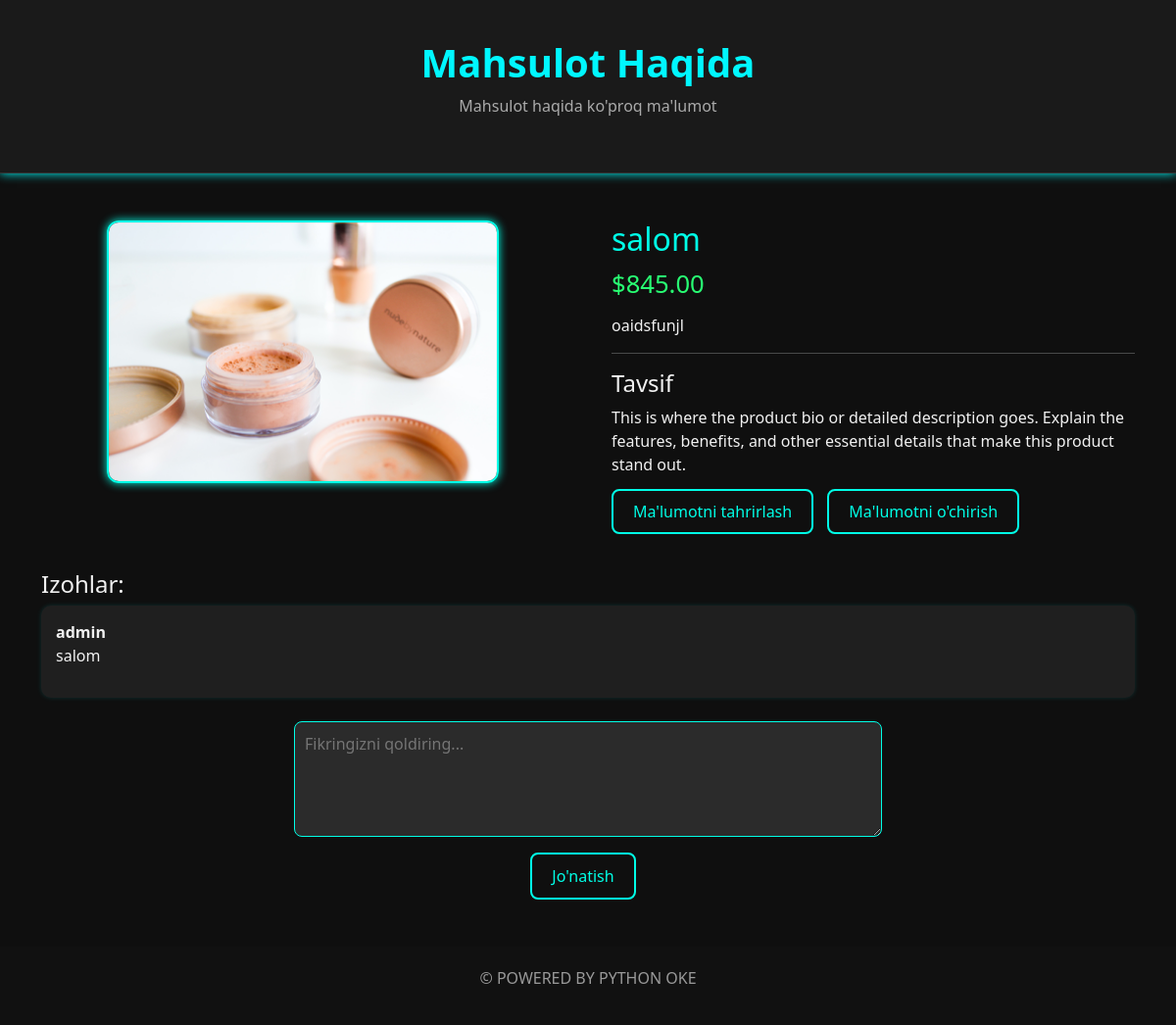
The page /detail/salom on the database its author committed.
### blog/models.py (models this page shows, shortened)
class Product(models.Model):
    name = models.CharField(max_length=20)
    bio = models.TextField()
    img = models.ImageField(upload_to='product/')
    price = models.DecimalField(max_digits=10, decimal_places=2)
    slug = models.SlugField(max_length=20, unique=True, blank=True, null=True)
    joylash = models.CharField(max_length=20, choices=(('caro', 'Carousel'),('pro', 'Product')))

### accaunts/models.py (models this page shows, shortened)
class Comment(models.Model):
    user = models.ForeignKey(User, on_delete=models.CASCADE)
    text = models.TextField()
    created_at = models.DateTimeField(auto_now=True)
    product_id = models.ForeignKey(Product, on_delete=models.CASCADE)

### blog/views.py (the view)
# urls.py: path('detail/<str:slug>',detail, name='detail' ),
def detail(request,slug):
    product = Product.objects.get(slug=slug)
    comments = Comment.objects.filter(product_id=product)
    if request.method == "POST":
        form = CommentForm(request.POST)
        if form.is_valid():
            form = form.save(commit=False)
            form.product_id = product
            form.user = request.user
            form.save()
            return redirect('detail', slug)
    else:
        form = CommentForm()
    context = {
        "x": product,
        'comment': comments,
        'form': form
    }
    return render(request, 'detail/detail.html', context=context)

### accaunts/forms.py
class CommentForm(forms.ModelForm):
    class Meta:
        model=Comment
        fields=['text']

### templates/detail/detail.html (shortened to what this page needs)
<!DOCTYPE html>
<html lang="en">
<head>
  <link href="https://cdn.jsdelivr.net/npm/bootstrap@5.3.0/dist/css/bootstrap.min.css" rel="stylesheet">
</head>
<body>
  <div class="product-header">
    <h1>Mahsulot Haqida</h1>
    <p>Mahsulot haqida ko'proq ma'lumot</p>
  </div>
  <div class="container my-5">
    <div class="row g-5">
      <div class="col-md-6 text-center">
        <img src="{{ x.img.url }}" alt="Product Image" class="product-image w-75">
      </div>
      <div class="col-md-6 product-content">
        <h2>{{ x.name }}</h2>
        <p class="price-tag">${{ x.price }}</p>
        <p>{{ x.bio }}</p>
        <hr class="border-light">
        <h4>Tavsif</h4>
        <p>This is where the product bio or detailed description goes. Explain the features, benefits, and other essential details that make this product stand out.</p>
        <div class="mt-4">
          <a href="{% url 'update' x.pk %}" class="btn-neon">Ma'lumotni tahrirlash</a>
          <a href="{% url 'delete' x.pk %}" class="btn-neon">Ma'lumotni o'chirish</a>
        </div>
      </div>
    </div>
    <div class="mt-5">
      <h4>Izohlar:</h4>
      {% for x in comment %}
        <div class="comment-box">
          <strong>{{ x.user.username }}</strong>
          <p>{{ x.text }}</p>
        </div>
      {% empty %}
        <p>Hali fikrlar yo'q.</p>
      {% endfor %}
    </div>
    <form action="" method="post" class="mt-4 d-flex flex-column align-items-center">
      <textarea name="text" rows="4" placeholder="Fikringizni qoldiring..."></textarea>
      <button class="btn-neon mt-3">Jo'natish</button>
    </form>
  </div>
  <footer class="text-center mt-5">
    <p>&copy; POWERED BY PYTHON OKE</p>
  </footer>
</body>
</html>

### templates/detail/detail.html (style rules this page uses)
body { background: #0f0f0f; color: #f1f1f1; font-family: 'Segoe UI', sans-serif; }
.product-header { background: #1a1a1a; padding: 40px 0; text-align: center; border-bottom: 1px solid #333; box-shadow: 0 0 10px #0ff; }
.product-header h1 { font-size: 2.5rem; color: #00f7ff; font-weight: bold; }
.product-header p { color: #aaa; }
.product-image { width: 100%; max-height: 400px; object-fit: cover; border-radius: 12px; border: 2px solid #00ffe7; box-shadow: 0 0 10px #00ffe7; }
.product-content h2 { font-size: 2rem; color: #00ffe7; }
.price-tag { font-size: 1.6rem; color: #28ff73; margin-bottom: 10px; }
.btn-neon { background-color: transparent; border: 2px solid #00ffe7; color: #00ffe7; padding: 10px 20px; border-radius: 8px; text-decoration: none; transition: 0.3s; margin-right: 10px; }
.comment-box { background: #1f1f1f; border-radius: 10px; padding: 15px; margin-bottom: 10px; box-shadow: 0 0 5px #0ff2; }
textarea { width: 100%; max-width: 600px; background: #2b2b2b; border: 1px solid #00ffe7; color: #fff; padding: 10px; border-radius: 8px; }
footer { background: #111; color: #999; padding: 20px 0; }

### rows shown on the page
Product: img (picture), name "salom", price "845.00", bio "oaidsfunjl"
Comment: user.username "admin", text "salom"
